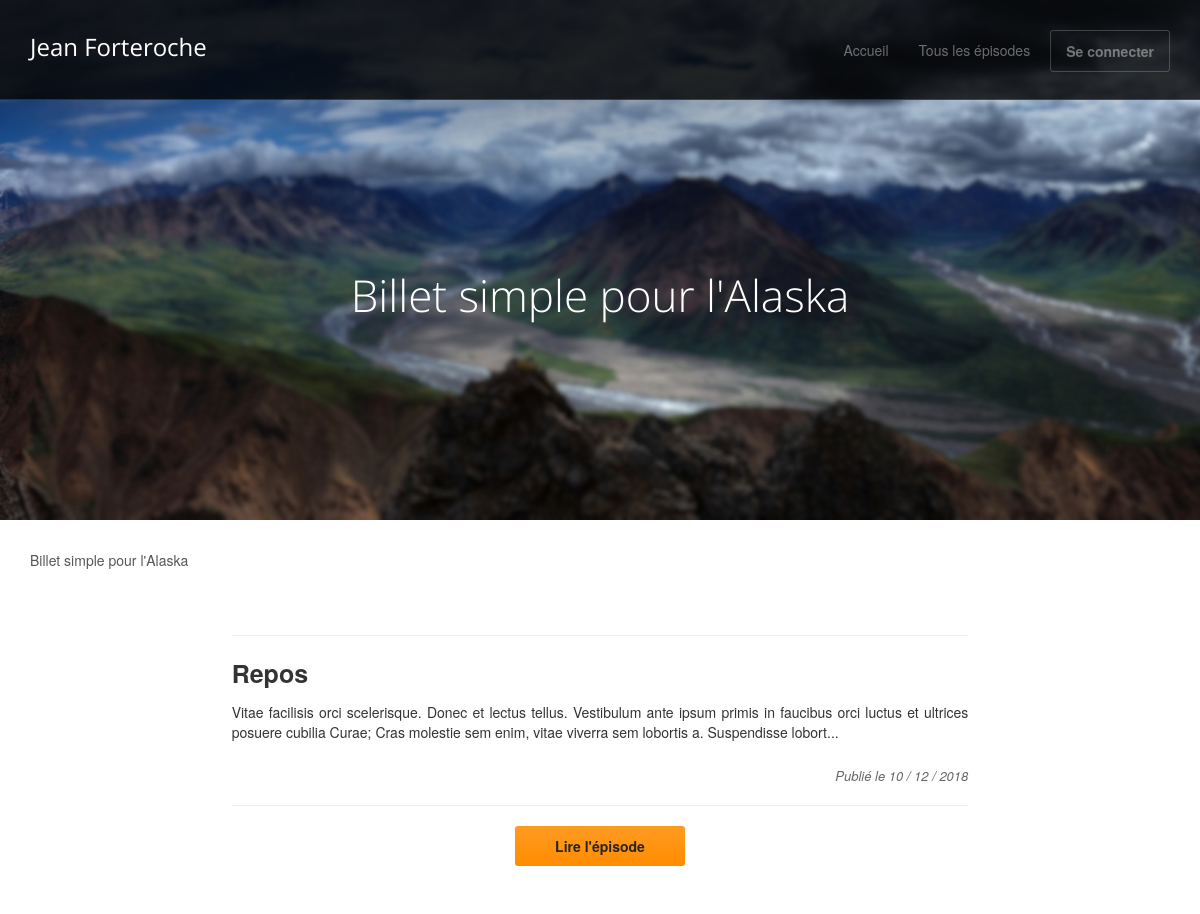
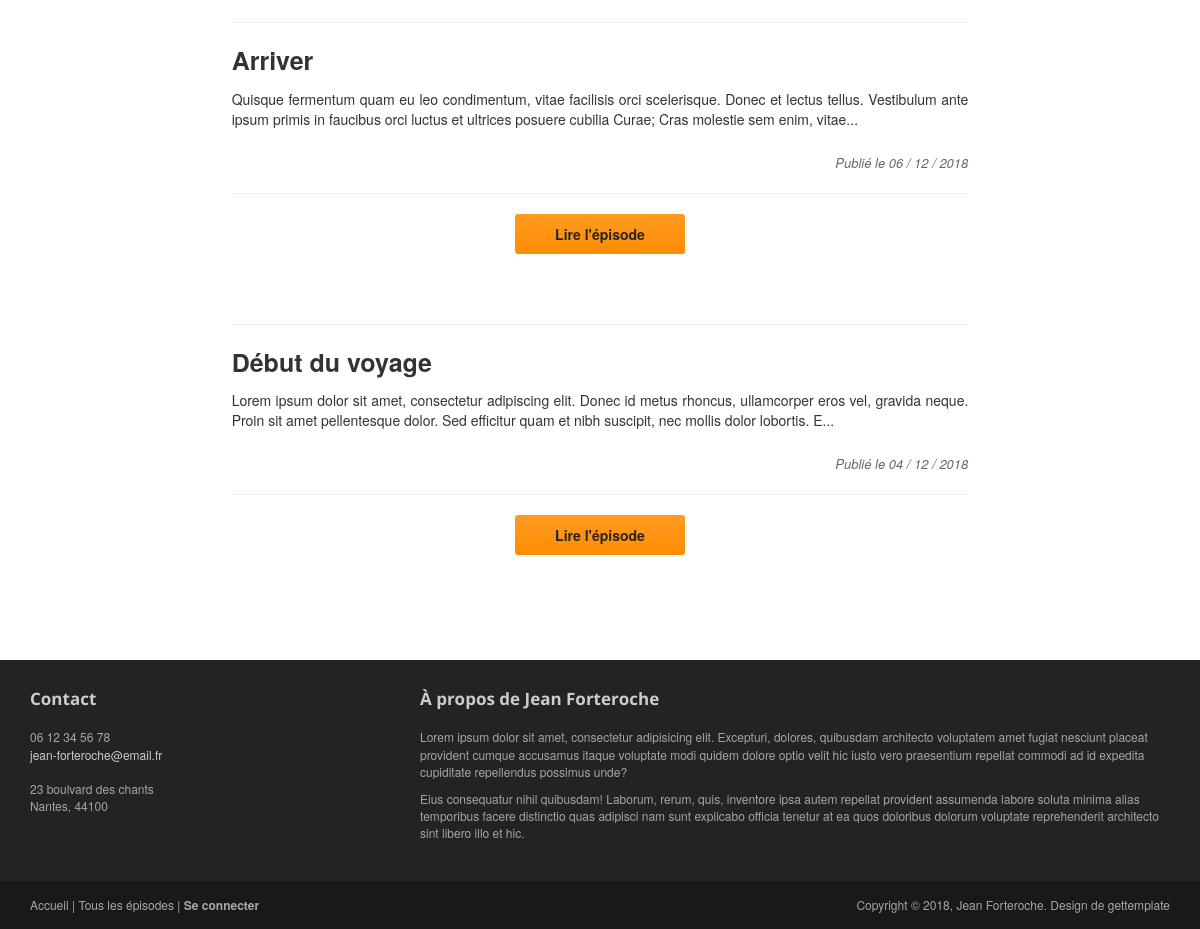
The app's page /index.php?page=episodes with its own data (2 pictures, top to bottom).
### tables this page shows
CREATE TABLE IF NOT EXISTS `episodes` (
  `id` int(11) NOT NULL AUTO_INCREMENT,
  `title` varchar(255) NOT NULL,
  `content` longtext NOT NULL,
  `publication_date` date NOT NULL,
  PRIMARY KEY (`id`)
);

### app/controller/FrontController.php (called while the page is built, shortened)
<?php
class FrontController
{
	private $episodeManage;
	private $view;
	public function __construct()
	{
		$this->episodeManage = new EpisodeManager();
		$this->view = new View();
	}
	public function episodes()
	{
		$requestEpisodes = $this->episodeManage->getEpisodes();
		$this->view->render('episodes', [
			'episodes' => $requestEpisodes
		]);
	}
}

### public/index.php (called while the page is built, shortened)
<?php
$routing = new App\config\Router();
$routing->run();

### app/manager/DatabaseManager.php (called while the page is built, shortened)
<?php
abstract class DatabaseManager
{
	private $dbconnect;
	private function getConnection()
	{
		if ($this->dbconnect === null) {
			try {
				$db = new PDO(self::PDO_STATEMENT, self::DB_USER, self::DB_PASS);
				$db->setAttribute(PDO::ATTR_ERRMODE, PDO::ERRMODE_EXCEPTION);
				$this->dbconnect = $db;
			} catch (Exception $errorConnection) {
				die('Erreur de connection :' . $errorConnection->getMessage());
			}
		}
		return $this->dbconnect;
	}
	protected function getSql($statement, $class, $parameters = null)
	{
		if ($parameters) {
			$db = $this->getConnection()->prepare($statement);
			$db->setFetchMode(PDO::FETCH_CLASS, $class);
			$db->execute($parameters);
			return $db;
		} else {
			$db = $this->getConnection()->query($statement);
			$db->setFetchMode(PDO::FETCH_CLASS, $class);
			return $db;
		}
	}
}

### app/manager/EpisodeManager.php (called while the page is built, shortened)
<?php
class EpisodeManager extends DatabaseManager
{
	public function getEpisodes()
	{
		$statement = 'SELECT id, title, content, DATE_FORMAT(publication_date, \'%d / %m / %Y\')  AS publication_date FROM episodes ORDER BY publication_date DESC';
		$request = $this->getSql($statement, 'App\app\model\Episode');
		$requestGet = $request->fetchAll();
		return $requestGet;
	}
}

### app/model/Episode.php (called while the page is built, shortened)
<?php
class Episode
{
	private $id;
	private $title;
	private $content;
	private $publication_date;
	public function getId()
	{
		return $this->id;
	}
	public function getTitle()
	{
		return $this->title;
	}
	public function getContent()
	{
		return $this->content;
	}
	public function getDate()
	{
		return $this->publication_date;
	}
}

### view/frontend/episodes.php (the view, shortened to what this page needs)
<header id="head">
    <div class="container">
        <div class="row">
            <h1 class="lead">Billet simple pour l'Alaska</h1>
        </div>
    </div>
</header>
<div class="container">
    <ol class="breadcrumb">
        <li class="active">Billet simple pour l'Alaska</li>
    </ol>
    <br> <br>
	<?php foreach ($episodes as $episode): ?>
        <div class="episode">
            <div class="row">
                <div class="col-md-offset-2 col-md-8">
                    <hr>
                    <div class="episode-title">
						<?= $episode->getTitle(); ?>
                    </div>
                    <div>
                        <p><?php if (strlen($episode->getContent()) > 260) {
								echo substr($episode->getContent(), 0, 250) . '...';
							} else {
								echo $episode->getContent();
							} ?></p>
                    </div>
                    <div class="episode-date">
                        Publié le <?= $episode->getDate(); ?>
                    </div>
                    <hr>
                    <div class="text-center">
                        <a class="btn btn-action" role="button"
                           href="index.php?page=episode&id=<?= $episode->getId(); ?>">Lire
                            l'épisode</a>
                    </div>
                </div>
            </div>
        </div>
	<?php endforeach; ?>
</div>

### public/assets/css/main.css (style rules this page uses)
#head { background:#181015 url( ../images/bg_header.jpg) no-repeat; background-size: cover; min-height:520px; text-align: center; padding-top:240px; color:white; font-family:"Open sans", Helvetica, Arial; font-weight:300; }
#head .lead { font-family:"Open sans", Helvetica, Arial; font-size:44px; margin-bottom:6px; color:white; line-height:1.15em; }
h1, h2, h3, h4, h5, h6 { font-family:"Open sans", Helvetica, Arial; }
h1, .h1, h2, .h2, h3, .h3 { margin-top:30px; }
.breadcrumb { background:none; padding:0; margin:30px 0 0px 0; }

### public/assets/css/style.css (style rules this page uses)
a { color: #175a93; }
blockquote, .text-muted, .breadcrumb .active { color: #575757; }
.jumbotron .btn-action, .btn-primary, .episode .btn-action, .btn-primary { color: #252525; }
.episode { margin-bottom: 40px; padding: 5px 10px; text-align: left; border-radius: 5px; }
.episode .episode-title { font-size: 25px; font-weight: bold; }
.episode .episode-date { padding-top: 15px; text-align: right; font-size: 13px; font-style: italic; color: #666; }

### records on screen
episodes: title "Repos", content "Vitae facilisis orci scelerisque. Donec et lectus tellus. Vestibulum ante ipsum primis in faucibus orci luctus et ultrices posuere cubilia Curae; Cras molestie sem enim, vitae viverra sem lobortis a. Suspendisse lobort", Date "10 / 12 / 2018"
episodes: title "Arriver", content "Quisque fermentum quam eu leo condimentum, vitae facilisis orci scelerisque. Donec et lectus tellus. Vestibulum ante ipsum primis in faucibus orci luctus et ultrices posuere cubilia Curae; Cras molestie sem enim, vitae", Date "06 / 12 / 2018"
episodes: title "Début du voyage", content "Lorem ipsum dolor sit amet, consectetur adipiscing elit. Donec id metus rhoncus, ullamcorper eros vel, gravida neque. Proin sit amet pellentesque dolor. Sed efficitur quam et nibh suscipit, nec mollis dolor lobortis. E", Date "04 / 12 / 2018"
